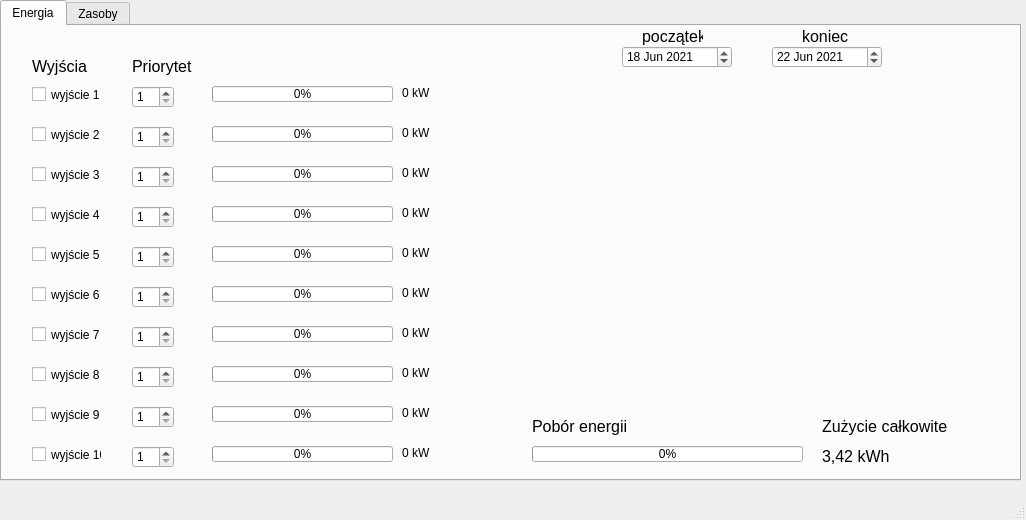
<?xml version="1.0" encoding="UTF-8"?>
<ui version="4.0">
 <class>MainWindow</class>
 <widget class="QMainWindow" name="MainWindow">
  <property name="geometry">
   <rect>
    <x>0</x>
    <y>0</y>
    <width>1026</width>
    <height>520</height>
   </rect>
  </property>
  <property name="windowTitle">
   <string>DNW Panel</string>
  </property>
  <widget class="QWidget" name="centralwidget">
   <widget class="QTabWidget" name="tabWidget">
    <property name="geometry">
     <rect>
      <x>0</x>
      <y>0</y>
      <width>1021</width>
      <height>481</height>
     </rect>
    </property>
    <property name="currentIndex">
     <number>0</number>
    </property>
    <widget class="QWidget" name="tabEnergy">
     <attribute name="title">
      <string>Energia</string>
     </attribute>
     <widget class="QProgressBar" name="progressBar5">
      <property name="geometry">
       <rect>
        <x>210</x>
        <y>220</y>
        <width>181</width>
        <height>16</height>
       </rect>
      </property>
      <property name="value">
       <number>0</number>
      </property>
     </widget>
     <widget class="QProgressBar" name="progressBar9">
      <property name="geometry">
       <rect>
        <x>210</x>
        <y>380</y>
        <width>181</width>
        <height>16</height>
       </rect>
      </property>
      <property name="value">
       <number>0</number>
      </property>
     </widget>
     <widget class="QProgressBar" name="progressBar8">
      <property name="geometry">
       <rect>
        <x>210</x>
        <y>340</y>
        <width>181</width>
        <height>16</height>
       </rect>
      </property>
      <property name="value">
       <number>0</number>
      </property>
     </widget>
     <widget class="QCheckBox" name="checkBox10">
      <property name="geometry">
       <rect>
        <x>30</x>
        <y>420</y>
        <width>70</width>
        <height>17</height>
       </rect>
      </property>
      <property name="text">
       <string>wyjście 10</string>
      </property>
     </widget>
     <widget class="QCheckBox" name="checkBox9">
      <property name="geometry">
       <rect>
        <x>30</x>
        <y>380</y>
        <width>70</width>
        <height>17</height>
       </rect>
      </property>
      <property name="text">
       <string>wyjście 9</string>
      </property>
     </widget>
     <widget class="QProgressBar" name="progressBar4">
      <property name="geometry">
       <rect>
        <x>210</x>
        <y>180</y>
        <width>181</width>
        <height>16</height>
       </rect>
      </property>
      <property name="value">
       <number>0</number>
      </property>
     </widget>
     <widget class="QProgressBar" name="progressBar10">
      <property name="geometry">
       <rect>
        <x>210</x>
        <y>420</y>
        <width>181</width>
        <height>16</height>
       </rect>
      </property>
      <property name="value">
       <number>0</number>
      </property>
     </widget>
     <widget class="QCheckBox" name="checkBox1">
      <property name="geometry">
       <rect>
        <x>30</x>
        <y>60</y>
        <width>70</width>
        <height>17</height>
       </rect>
      </property>
      <property name="text">
       <string>wyjście 1</string>
      </property>
     </widget>
     <widget class="QProgressBar" name="progressBar1">
      <property name="geometry">
       <rect>
        <x>210</x>
        <y>60</y>
        <width>181</width>
        <height>16</height>
       </rect>
      </property>
      <property name="value">
       <number>0</number>
      </property>
     </widget>
     <widget class="QCheckBox" name="checkBox8">
      <property name="geometry">
       <rect>
        <x>30</x>
        <y>340</y>
        <width>70</width>
        <height>17</height>
       </rect>
      </property>
      <property name="text">
       <string>wyjście 8</string>
      </property>
     </widget>
     <widget class="QCheckBox" name="checkBox7">
      <property name="geometry">
       <rect>
        <x>30</x>
        <y>300</y>
        <width>70</width>
        <height>17</height>
       </rect>
      </property>
      <property name="text">
       <string>wyjście 7</string>
      </property>
     </widget>
     <widget class="QCheckBox" name="checkBox4">
      <property name="geometry">
       <rect>
        <x>30</x>
        <y>180</y>
        <width>70</width>
        <height>17</height>
       </rect>
      </property>
      <property name="text">
       <string>wyjście 4</string>
      </property>
     </widget>
     <widget class="QProgressBar" name="progressBar2">
      <property name="geometry">
       <rect>
        <x>210</x>
        <y>100</y>
        <width>181</width>
        <height>16</height>
       </rect>
      </property>
      <property name="value">
       <number>0</number>
      </property>
     </widget>
     <widget class="QCheckBox" name="checkBox2">
      <property name="geometry">
       <rect>
        <x>30</x>
        <y>100</y>
        <width>70</width>
        <height>17</height>
       </rect>
      </property>
      <property name="text">
       <string>wyjście 2</string>
      </property>
     </widget>
     <widget class="QCheckBox" name="checkBox6">
      <property name="geometry">
       <rect>
        <x>30</x>
        <y>260</y>
        <width>70</width>
        <height>17</height>
       </rect>
      </property>
      <property name="text">
       <string>wyjście 6</string>
      </property>
     </widget>
     <widget class="QLabel" name="label">
      <property name="geometry">
       <rect>
        <x>30</x>
        <y>30</y>
        <width>61</width>
        <height>21</height>
       </rect>
      </property>
      <property name="font">
       <font>
        <pointsize>12</pointsize>
       </font>
      </property>
      <property name="text">
       <string>Wyjścia</string>
      </property>
     </widget>
     <widget class="QCheckBox" name="checkBox3">
      <property name="geometry">
       <rect>
        <x>30</x>
        <y>140</y>
        <width>70</width>
        <height>17</height>
       </rect>
      </property>
      <property name="text">
       <string>wyjście 3</string>
      </property>
     </widget>
     <widget class="QProgressBar" name="progressBar6">
      <property name="geometry">
       <rect>
        <x>210</x>
        <y>260</y>
        <width>181</width>
        <height>16</height>
       </rect>
      </property>
      <property name="value">
       <number>0</number>
      </property>
     </widget>
     <widget class="QProgressBar" name="progressBar7">
      <property name="geometry">
       <rect>
        <x>210</x>
        <y>300</y>
        <width>181</width>
        <height>16</height>
       </rect>
      </property>
      <property name="value">
       <number>0</number>
      </property>
     </widget>
     <widget class="QCheckBox" name="checkBox5">
      <property name="geometry">
       <rect>
        <x>30</x>
        <y>220</y>
        <width>70</width>
        <height>17</height>
       </rect>
      </property>
      <property name="text">
       <string>wyjście 5</string>
      </property>
     </widget>
     <widget class="QProgressBar" name="progressBar3">
      <property name="geometry">
       <rect>
        <x>210</x>
        <y>140</y>
        <width>181</width>
        <height>16</height>
       </rect>
      </property>
      <property name="value">
       <number>0</number>
      </property>
     </widget>
     <widget class="QLabel" name="label_2">
      <property name="geometry">
       <rect>
        <x>530</x>
        <y>390</y>
        <width>101</width>
        <height>21</height>
       </rect>
      </property>
      <property name="font">
       <font>
        <pointsize>12</pointsize>
       </font>
      </property>
      <property name="text">
       <string>Pobór energii</string>
      </property>
     </widget>
     <widget class="QProgressBar" name="progressBarTotalCurr">
      <property name="geometry">
       <rect>
        <x>530</x>
        <y>420</y>
        <width>271</width>
        <height>16</height>
       </rect>
      </property>
      <property name="value">
       <number>0</number>
      </property>
     </widget>
     <widget class="QLabel" name="label_9">
      <property name="geometry">
       <rect>
        <x>130</x>
        <y>30</y>
        <width>61</width>
        <height>21</height>
       </rect>
      </property>
      <property name="font">
       <font>
        <pointsize>12</pointsize>
       </font>
      </property>
      <property name="text">
       <string>Priorytet</string>
      </property>
     </widget>
     <widget class="QSpinBox" name="spinBox">
      <property name="geometry">
       <rect>
        <x>130</x>
        <y>60</y>
        <width>42</width>
        <height>22</height>
       </rect>
      </property>
      <property name="minimum">
       <number>1</number>
      </property>
      <property name="maximum">
       <number>5</number>
      </property>
     </widget>
     <widget class="QSpinBox" name="spinBox_2">
      <property name="geometry">
       <rect>
        <x>130</x>
        <y>100</y>
        <width>42</width>
        <height>22</height>
       </rect>
      </property>
      <property name="minimum">
       <number>1</number>
      </property>
      <property name="maximum">
       <number>5</number>
      </property>
     </widget>
     <widget class="QSpinBox" name="spinBox_3">
      <property name="geometry">
       <rect>
        <x>130</x>
        <y>140</y>
        <width>42</width>
        <height>22</height>
       </rect>
      </property>
      <property name="minimum">
       <number>1</number>
      </property>
      <property name="maximum">
       <number>5</number>
      </property>
     </widget>
     <widget class="QSpinBox" name="spinBox_4">
      <property name="geometry">
       <rect>
        <x>130</x>
        <y>180</y>
        <width>42</width>
        <height>22</height>
       </rect>
      </property>
      <property name="minimum">
       <number>1</number>
      </property>
      <property name="maximum">
       <number>5</number>
      </property>
     </widget>
     <widget class="QSpinBox" name="spinBox_5">
      <property name="geometry">
       <rect>
        <x>130</x>
        <y>220</y>
        <width>42</width>
        <height>22</height>
       </rect>
      </property>
      <property name="minimum">
       <number>1</number>
      </property>
      <property name="maximum">
       <number>5</number>
      </property>
     </widget>
     <widget class="QSpinBox" name="spinBox_6">
      <property name="geometry">
       <rect>
        <x>130</x>
        <y>260</y>
        <width>42</width>
        <height>22</height>
       </rect>
      </property>
      <property name="minimum">
       <number>1</number>
      </property>
      <property name="maximum">
       <number>5</number>
      </property>
     </widget>
     <widget class="QSpinBox" name="spinBox_7">
      <property name="geometry">
       <rect>
        <x>130</x>
        <y>300</y>
        <width>42</width>
        <height>22</height>
       </rect>
      </property>
      <property name="minimum">
       <number>1</number>
      </property>
      <property name="maximum">
       <number>5</number>
      </property>
     </widget>
     <widget class="QSpinBox" name="spinBox_8">
      <property name="geometry">
       <rect>
        <x>130</x>
        <y>340</y>
        <width>42</width>
        <height>22</height>
       </rect>
      </property>
      <property name="minimum">
       <number>1</number>
      </property>
      <property name="maximum">
       <number>5</number>
      </property>
     </widget>
     <widget class="QSpinBox" name="spinBox_9">
      <property name="geometry">
       <rect>
        <x>130</x>
        <y>380</y>
        <width>42</width>
        <height>22</height>
       </rect>
      </property>
      <property name="minimum">
       <number>1</number>
      </property>
      <property name="maximum">
       <number>5</number>
      </property>
     </widget>
     <widget class="QSpinBox" name="spinBox_10">
      <property name="geometry">
       <rect>
        <x>130</x>
        <y>420</y>
        <width>42</width>
        <height>22</height>
       </rect>
      </property>
      <property name="minimum">
       <number>1</number>
      </property>
      <property name="maximum">
       <number>5</number>
      </property>
     </widget>
     <widget class="QLabel" name="label_10">
      <property name="geometry">
       <rect>
        <x>820</x>
        <y>390</y>
        <width>131</width>
        <height>21</height>
       </rect>
      </property>
      <property name="font">
       <font>
        <pointsize>12</pointsize>
       </font>
      </property>
      <property name="text">
       <string>Zużycie całkowite</string>
      </property>
     </widget>
     <widget class="QLabel" name="label_11">
      <property name="geometry">
       <rect>
        <x>820</x>
        <y>420</y>
        <width>131</width>
        <height>21</height>
       </rect>
      </property>
      <property name="font">
       <font>
        <pointsize>12</pointsize>
       </font>
      </property>
      <property name="text">
       <string>3,42 kWh</string>
      </property>
     </widget>
     <widget class="QDateEdit" name="dateEdit">
      <property name="geometry">
       <rect>
        <x>620</x>
        <y>20</y>
        <width>110</width>
        <height>22</height>
       </rect>
      </property>
      <property name="dateTime">
       <datetime>
        <hour>0</hour>
        <minute>0</minute>
        <second>0</second>
        <year>2021</year>
        <month>6</month>
        <day>18</day>
       </datetime>
      </property>
     </widget>
     <widget class="QDateEdit" name="dateEdit_2">
      <property name="geometry">
       <rect>
        <x>770</x>
        <y>20</y>
        <width>110</width>
        <height>22</height>
       </rect>
      </property>
      <property name="dateTime">
       <datetime>
        <hour>0</hour>
        <minute>0</minute>
        <second>0</second>
        <year>2021</year>
        <month>6</month>
        <day>22</day>
       </datetime>
      </property>
     </widget>
     <widget class="QLabel" name="label_19">
      <property name="geometry">
       <rect>
        <x>640</x>
        <y>0</y>
        <width>61</width>
        <height>21</height>
       </rect>
      </property>
      <property name="font">
       <font>
        <pointsize>12</pointsize>
       </font>
      </property>
      <property name="text">
       <string>początek</string>
      </property>
     </widget>
     <widget class="QLabel" name="label_20">
      <property name="geometry">
       <rect>
        <x>800</x>
        <y>0</y>
        <width>51</width>
        <height>21</height>
       </rect>
      </property>
      <property name="font">
       <font>
        <pointsize>12</pointsize>
       </font>
      </property>
      <property name="text">
       <string>koniec</string>
      </property>
     </widget>
     <widget class="QLabel" name="labelPwr1_1">
      <property name="geometry">
       <rect>
        <x>400</x>
        <y>60</y>
        <width>47</width>
        <height>13</height>
       </rect>
      </property>
      <property name="text">
       <string>0 kW</string>
      </property>
     </widget>
     <widget class="QLabel" name="labelPwr1_2">
      <property name="geometry">
       <rect>
        <x>400</x>
        <y>100</y>
        <width>47</width>
        <height>13</height>
       </rect>
      </property>
      <property name="text">
       <string>0 kW</string>
      </property>
     </widget>
     <widget class="QLabel" name="labelPwr1_3">
      <property name="geometry">
       <rect>
        <x>400</x>
        <y>140</y>
        <width>47</width>
        <height>13</height>
       </rect>
      </property>
      <property name="text">
       <string>0 kW</string>
      </property>
     </widget>
     <widget class="QLabel" name="labelPwr1_4">
      <property name="geometry">
       <rect>
        <x>400</x>
        <y>180</y>
        <width>47</width>
        <height>13</height>
       </rect>
      </property>
      <property name="text">
       <string>0 kW</string>
      </property>
     </widget>
     <widget class="QLabel" name="labelPwr1_5">
      <property name="geometry">
       <rect>
        <x>400</x>
        <y>220</y>
        <width>47</width>
        <height>13</height>
       </rect>
      </property>
      <property name="text">
       <string>0 kW</string>
      </property>
     </widget>
     <widget class="QLabel" name="labelPwr1_6">
      <property name="geometry">
       <rect>
        <x>400</x>
        <y>260</y>
        <width>47</width>
        <height>13</height>
       </rect>
      </property>
      <property name="text">
       <string>0 kW</string>
      </property>
     </widget>
     <widget class="QLabel" name="labelPwr1_7">
      <property name="geometry">
       <rect>
        <x>400</x>
        <y>300</y>
        <width>47</width>
        <height>13</height>
       </rect>
      </property>
      <property name="text">
       <string>0 kW</string>
      </property>
     </widget>
     <widget class="QLabel" name="labelPwr1_8">
      <property name="geometry">
       <rect>
        <x>400</x>
        <y>340</y>
        <width>47</width>
        <height>13</height>
       </rect>
      </property>
      <property name="text">
       <string>0 kW</string>
      </property>
     </widget>
     <widget class="QLabel" name="labelPwr1_9">
      <property name="geometry">
       <rect>
        <x>400</x>
        <y>380</y>
        <width>47</width>
        <height>13</height>
       </rect>
      </property>
      <property name="text">
       <string>0 kW</string>
      </property>
     </widget>
     <widget class="QLabel" name="labelPwr1_10">
      <property name="geometry">
       <rect>
        <x>400</x>
        <y>420</y>
        <width>47</width>
        <height>13</height>
       </rect>
      </property>
      <property name="text">
       <string>0 kW</string>
      </property>
     </widget>
    </widget>
    <widget class="QWidget" name="tabZasoby">
     <attribute name="title">
      <string>Zasoby</string>
     </attribute>
     <widget class="QLabel" name="label_3">
      <property name="geometry">
       <rect>
        <x>40</x>
        <y>20</y>
        <width>61</width>
        <height>21</height>
       </rect>
      </property>
      <property name="font">
       <font>
        <pointsize>12</pointsize>
       </font>
      </property>
      <property name="text">
       <string>Płyny</string>
      </property>
     </widget>
     <widget class="QProgressBar" name="progressBarWB">
      <property name="geometry">
       <rect>
        <x>130</x>
        <y>80</y>
        <width>181</width>
        <height>16</height>
       </rect>
      </property>
      <property name="value">
       <number>0</number>
      </property>
     </widget>
     <widget class="QLabel" name="label_6">
      <property name="geometry">
       <rect>
        <x>40</x>
        <y>110</y>
        <width>61</width>
        <height>16</height>
       </rect>
      </property>
      <property name="text">
       <string>szambo</string>
      </property>
     </widget>
     <widget class="QProgressBar" name="progressBarFU_2">
      <property name="geometry">
       <rect>
        <x>130</x>
        <y>170</y>
        <width>181</width>
        <height>16</height>
       </rect>
      </property>
      <property name="value">
       <number>0</number>
      </property>
     </widget>
     <widget class="QLabel" name="label_5">
      <property name="geometry">
       <rect>
        <x>40</x>
        <y>80</y>
        <width>71</width>
        <height>16</height>
       </rect>
      </property>
      <property name="text">
       <string>woda brudna</string>
      </property>
     </widget>
     <widget class="QLabel" name="label_7">
      <property name="geometry">
       <rect>
        <x>40</x>
        <y>140</y>
        <width>61</width>
        <height>16</height>
       </rect>
      </property>
      <property name="text">
       <string>paliwo</string>
      </property>
     </widget>
     <widget class="QProgressBar" name="progressBarFU">
      <property name="geometry">
       <rect>
        <x>130</x>
        <y>140</y>
        <width>181</width>
        <height>16</height>
       </rect>
      </property>
      <property name="value">
       <number>0</number>
      </property>
     </widget>
     <widget class="QLabel" name="label_8">
      <property name="geometry">
       <rect>
        <x>40</x>
        <y>170</y>
        <width>61</width>
        <height>16</height>
       </rect>
      </property>
      <property name="text">
       <string>paliwo2</string>
      </property>
     </widget>
     <widget class="QLabel" name="label_4">
      <property name="geometry">
       <rect>
        <x>40</x>
        <y>50</y>
        <width>61</width>
        <height>16</height>
       </rect>
      </property>
      <property name="text">
       <string>woda pitna</string>
      </property>
     </widget>
     <widget class="QProgressBar" name="progressBarSZ">
      <property name="geometry">
       <rect>
        <x>130</x>
        <y>110</y>
        <width>181</width>
        <height>16</height>
       </rect>
      </property>
      <property name="value">
       <number>0</number>
      </property>
     </widget>
     <widget class="QProgressBar" name="progressBarWP">
      <property name="geometry">
       <rect>
        <x>130</x>
        <y>50</y>
        <width>181</width>
        <height>16</height>
       </rect>
      </property>
      <property name="value">
       <number>0</number>
      </property>
     </widget>
     <widget class="QLabel" name="label_12">
      <property name="geometry">
       <rect>
        <x>40</x>
        <y>230</y>
        <width>101</width>
        <height>21</height>
       </rect>
      </property>
      <property name="font">
       <font>
        <pointsize>12</pointsize>
       </font>
      </property>
      <property name="text">
       <string>Temperatura</string>
      </property>
     </widget>
     <widget class="QLabel" name="label_13">
      <property name="geometry">
       <rect>
        <x>40</x>
        <y>260</y>
        <width>61</width>
        <height>16</height>
       </rect>
      </property>
      <property name="text">
       <string>salon</string>
      </property>
     </widget>
     <widget class="QLabel" name="label_14">
      <property name="geometry">
       <rect>
        <x>40</x>
        <y>290</y>
        <width>61</width>
        <height>16</height>
       </rect>
      </property>
      <property name="text">
       <string>kuchnia</string>
      </property>
     </widget>
     <widget class="QLabel" name="label_15">
      <property name="geometry">
       <rect>
        <x>40</x>
        <y>320</y>
        <width>61</width>
        <height>16</height>
       </rect>
      </property>
      <property name="text">
       <string>pokład</string>
      </property>
     </widget>
     <widget class="QLabel" name="label_16">
      <property name="geometry">
       <rect>
        <x>120</x>
        <y>260</y>
        <width>61</width>
        <height>16</height>
       </rect>
      </property>
      <property name="text">
       <string>25,5 *C</string>
      </property>
     </widget>
     <widget class="QLabel" name="label_17">
      <property name="geometry">
       <rect>
        <x>120</x>
        <y>290</y>
        <width>61</width>
        <height>16</height>
       </rect>
      </property>
      <property name="text">
       <string>23,5 *C</string>
      </property>
     </widget>
     <widget class="QLabel" name="label_18">
      <property name="geometry">
       <rect>
        <x>120</x>
        <y>320</y>
        <width>61</width>
        <height>16</height>
       </rect>
      </property>
      <property name="text">
       <string>21,0 *C</string>
      </property>
     </widget>
     <widget class="QDoubleSpinBox" name="doubleSpinBox">
      <property name="geometry">
       <rect>
        <x>190</x>
        <y>260</y>
        <width>62</width>
        <height>22</height>
       </rect>
      </property>
      <property name="decimals">
       <number>1</number>
      </property>
      <property name="minimum">
       <double>18.000000000000000</double>
      </property>
      <property name="maximum">
       <double>25.000000000000000</double>
      </property>
      <property name="singleStep">
       <double>0.500000000000000</double>
      </property>
     </widget>
     <widget class="QDoubleSpinBox" name="doubleSpinBox_2">
      <property name="geometry">
       <rect>
        <x>190</x>
        <y>290</y>
        <width>62</width>
        <height>22</height>
       </rect>
      </property>
      <property name="decimals">
       <number>1</number>
      </property>
      <property name="minimum">
       <double>18.000000000000000</double>
      </property>
      <property name="maximum">
       <double>25.000000000000000</double>
      </property>
     </widget>
     <widget class="QDoubleSpinBox" name="doubleSpinBox_3">
      <property name="geometry">
       <rect>
        <x>190</x>
        <y>320</y>
        <width>62</width>
        <height>22</height>
       </rect>
      </property>
      <property name="decimals">
       <number>1</number>
      </property>
      <property name="minimum">
       <double>18.000000000000000</double>
      </property>
      <property name="maximum">
       <double>25.000000000000000</double>
      </property>
     </widget>
     <widget class="QDateEdit" name="dateEdit_3">
      <property name="geometry">
       <rect>
        <x>580</x>
        <y>20</y>
        <width>110</width>
        <height>22</height>
       </rect>
      </property>
      <property name="dateTime">
       <datetime>
        <hour>0</hour>
        <minute>0</minute>
        <second>0</second>
        <year>2021</year>
        <month>6</month>
        <day>18</day>
       </datetime>
      </property>
     </widget>
     <widget class="QLabel" name="label_21">
      <property name="geometry">
       <rect>
        <x>600</x>
        <y>0</y>
        <width>61</width>
        <height>21</height>
       </rect>
      </property>
      <property name="font">
       <font>
        <pointsize>12</pointsize>
       </font>
      </property>
      <property name="text">
       <string>początek</string>
      </property>
     </widget>
     <widget class="QDateEdit" name="dateEdit_4">
      <property name="geometry">
       <rect>
        <x>730</x>
        <y>20</y>
        <width>110</width>
        <height>22</height>
       </rect>
      </property>
      <property name="dateTime">
       <datetime>
        <hour>0</hour>
        <minute>0</minute>
        <second>0</second>
        <year>2021</year>
        <month>6</month>
        <day>22</day>
       </datetime>
      </property>
     </widget>
     <widget class="QLabel" name="label_22">
      <property name="geometry">
       <rect>
        <x>760</x>
        <y>0</y>
        <width>51</width>
        <height>21</height>
       </rect>
      </property>
      <property name="font">
       <font>
        <pointsize>12</pointsize>
       </font>
      </property>
      <property name="text">
       <string>koniec</string>
      </property>
     </widget>
    </widget>
   </widget>
  </widget>
  <widget class="QMenuBar" name="menubar">
   <property name="geometry">
    <rect>
     <x>0</x>
     <y>0</y>
     <width>1026</width>
     <height>21</height>
    </rect>
   </property>
  </widget>
  <widget class="QStatusBar" name="statusbar"/>
 </widget>
 <resources/>
 <connections/>
</ui>
